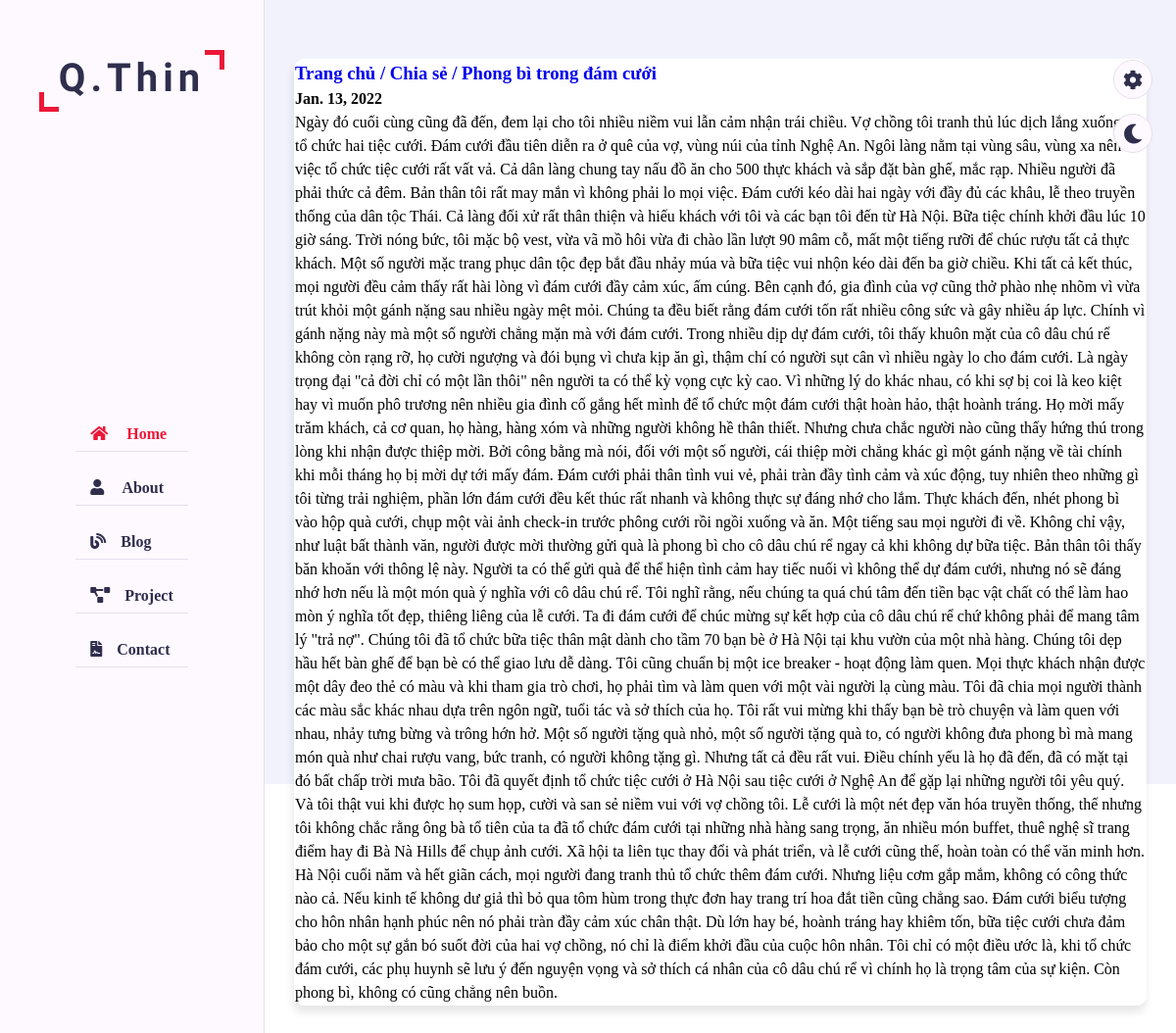
The app's page /blog/2/ with its own data.
### blog/models.py (models this page shows, shortened)
class Blog(models.Model):
    title = models.CharField(max_length=255)
    content = models.TextField()
    image = models.ImageField(upload_to='blog/images')
    tag = models.CharField(max_length=32)
    created_at = models.DateField()
    views = models.IntegerField(default=0)

### blog/views.py (the view)
# urls.py: path('<int:blog_id>/',views.detail, name='detail')
def detail(request, blog_id):
    blog = get_object_or_404(Blog, pk=blog_id)
    return render(request, 'blog/detail_blog.html',{'blog':blog})

### blog/templates/blog/detail_blog.html
{% extends 'portfolio/base.html' %}
{% block detailblog %}
<section class="blog section">
    <div class="container">
        <article class="blog-post hentry post-filter post-6">
            <div class="post-filter-inside-wrap">
                <div class="detail-content-box">
                    <h3>
                        <a href="/">Trang chủ / </a>
                        <a href="/">{{blog.tag}} /</a>
                        <a href="/">{{blog.title}}</a>
                    </h3>
                    <div class="post-snip">
                        <span class="post-date published"><b>{{blog.created_at}}</b></span>
                    </div>
                    <div class="">
                        <span>
                            {{blog.content}}
                        </span>
                    </div>
                </div>
            </div>
        </article>
    </div>
</section>
{% endblock%}

### portfolio/static/css/style.css (style rules this page uses)
:root { --bg-black-900: #f2f2fc; --bg-black-100: #fdf9ff; --bg-black-50: #e8dfec; --text-black-900: #302e4d; --text-black-700: #504e70; }
body { line-height: 1.5; font-size: 16px; font-family: "Poppins" sans-serif; }
* { margin: 0; padding: 0; outline: none; text-decoration: none; box-sizing: border-box; }
.section { background: var(--bg-black-900); min-height: 100vh; display: block; padding: 0 30px; opacity: 1; }
.container { max-width: 1100px; width: 100%; margin: auto; }
.section .container { padding-top: 60px; padding-bottom: 70px; }
.blog .container { padding-bottom: 40px; }
.post-filter-inside-wrap { float: left; width: 100%; height: 100%; padding: 0px; box-sizing: border-box; }
.content-box, .detail-content-box { border: 1px solid white; border-radius: 10px; background: white; box-shadow: -1px 7px 8px 0 rgba(0 0 0 / 0.10); margin-bottom: 50px; }
.detail-content-box { height: auto; }

### portfolio/static/css/skins/color-1.css (style rules this page uses)
:root { --skin-color:#ec1839; }

### records on screen
Blog: tag "Chia sẻ", title "Phong bì trong đám cưới", created_at "Jan. 13, 2022", content "Ngày đó cuối cùng cũng đã đến, đem lại cho tôi nhiều niềm vui lẫn cảm nhận trái chiều. Vợ chồng tôi tranh thủ lúc dịch lắng xuống để tổ chức hai tiệc cưới. Đám cưới đầu tiên diễn ra ở quê của vợ, vùng núi của tỉnh Nghệ An. Ngôi làng nằm tại vùng sâu, vùng xa nên việc tổ chức tiệc cưới rất vất vả. Cả dân làng chung tay nấu đồ ăn cho 500 thực khách và sắp đặt bàn ghế, mắc rạp. Nhiều người đã phải thức cả đêm. Bản thân tôi rất may mắn vì không phải lo mọi việc. Đám cưới kéo dài hai ngày với đầy đủ các khâu, lễ theo truyền thống của dân tộc Thái. Cả làng đối xử rất thân thiện và hiếu khách với tôi và các bạn tôi đến từ Hà Nội. Bữa tiệc chính khởi đầu lúc 10 giờ sáng. Trời nóng bức, tôi mặc bộ…"
